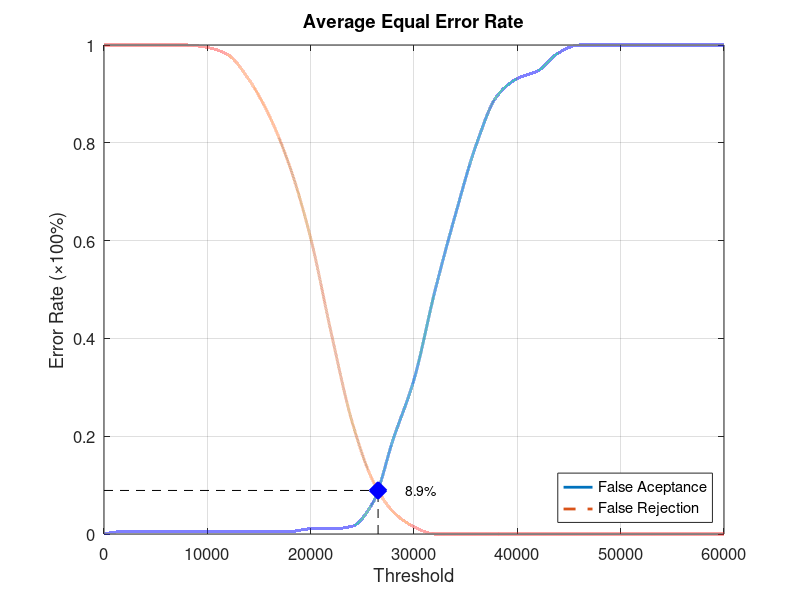
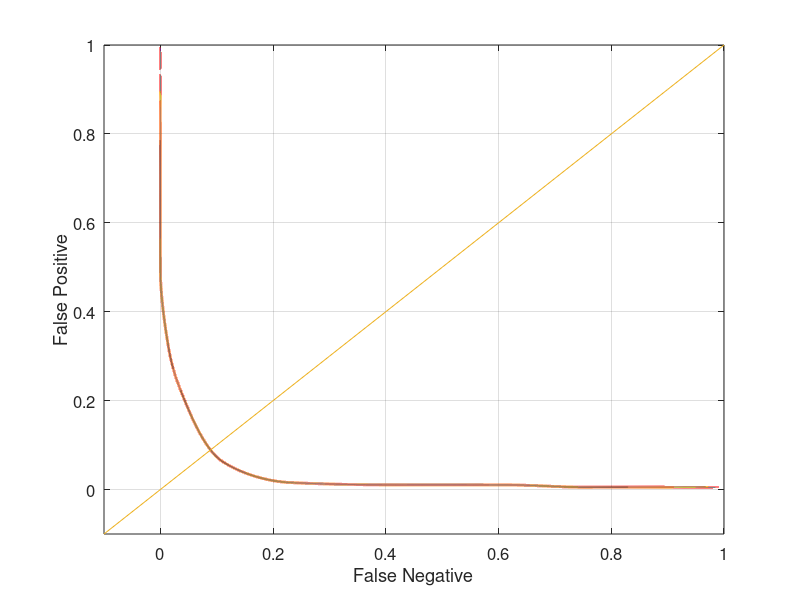

Write the MATLAB code that produced these figures, in order.
function yEER = Database1_4
close all;
clear;
clc;
x = 0:2000:60000;
xq = 0:0.5:60000;

y0 = [0 0.00526316 0.00526316 0.00526316 0.00526316 0.00526316 0.00526316 0.00526316 0.00526316 0.00526316 0.0105263 0.0105263 0.0157895 0.0631579 0.194737 0.315789 0.494737 0.652632 0.794737 0.894737 0.931579 0.947368 0.984211 1 1 1 1 1 1 1 1];
yy0 = interp1(x, y0, xq, 'pchip');
y1 = [1 1 1 1 1 0.995 0.98 0.93 0.855 0.75 0.605 0.41 0.23 0.11 0.045 0.015 0 0 0 0 0 0 0 0 0 0 0 0 0 0 0];
yy1 = interp1(x, y1, xq, 'pchip');

% Calculating EER: 
y2 = abs(y0 - y1);
find(y2 == min(y2))
yy2 = abs(yy0 - yy1);
xEER = find(yy2 == min(yy2));
xEERIndex = xq(xEER) % X-axis EER
yEER = yy0(xEER) % Y-axis EER

main = figure
plot(xq, yy0,'-','LineWidth', 2);	hold on
plot(xq, yy1,'--','LineWidth', 2);	hold on
plot([xEERIndex xEERIndex], [0 yEER], 'k--');	hold on
plot([0 xEERIndex], [yEER yEER], 'k--');	hold on
plot(xEERIndex, yEER, 'bx', 'LineWidth', 10);	hold on
text(xEERIndex + 10 * xEERIndex / 100, yEER, [num2str(round((10000 * yEER)) / 100) '%'])
legend('False Aceptance', 'False Rejection', 'Location', 'SouthEast')
xlabel('Threshold')
ylabel('Error Rate (\times100%)')
title('Average Equal Error Rate')
set(gca, 'FontSize', 12)
axis([0 60000 0 1])
grid on

print(main, 'Database1_4Main', '-dpng');
FNRxFPR = figure('Color', [1 1 1]);
plot(yy1, yy0, '-', yy1, yy0, 'LineWidth', 2);
hold on
y = -0.1:0.1:1
plot(y, y); 
set(gca, 'FontSize', 12)
xlabel('False Negative')
ylabel('False Positive')
axis([-0.1 1 -0.1 1])
set(gca, 'FontSize', 12)
grid on

print(FNRxFPR, 'Database1_4FNRxFPR','-dpng');
end
